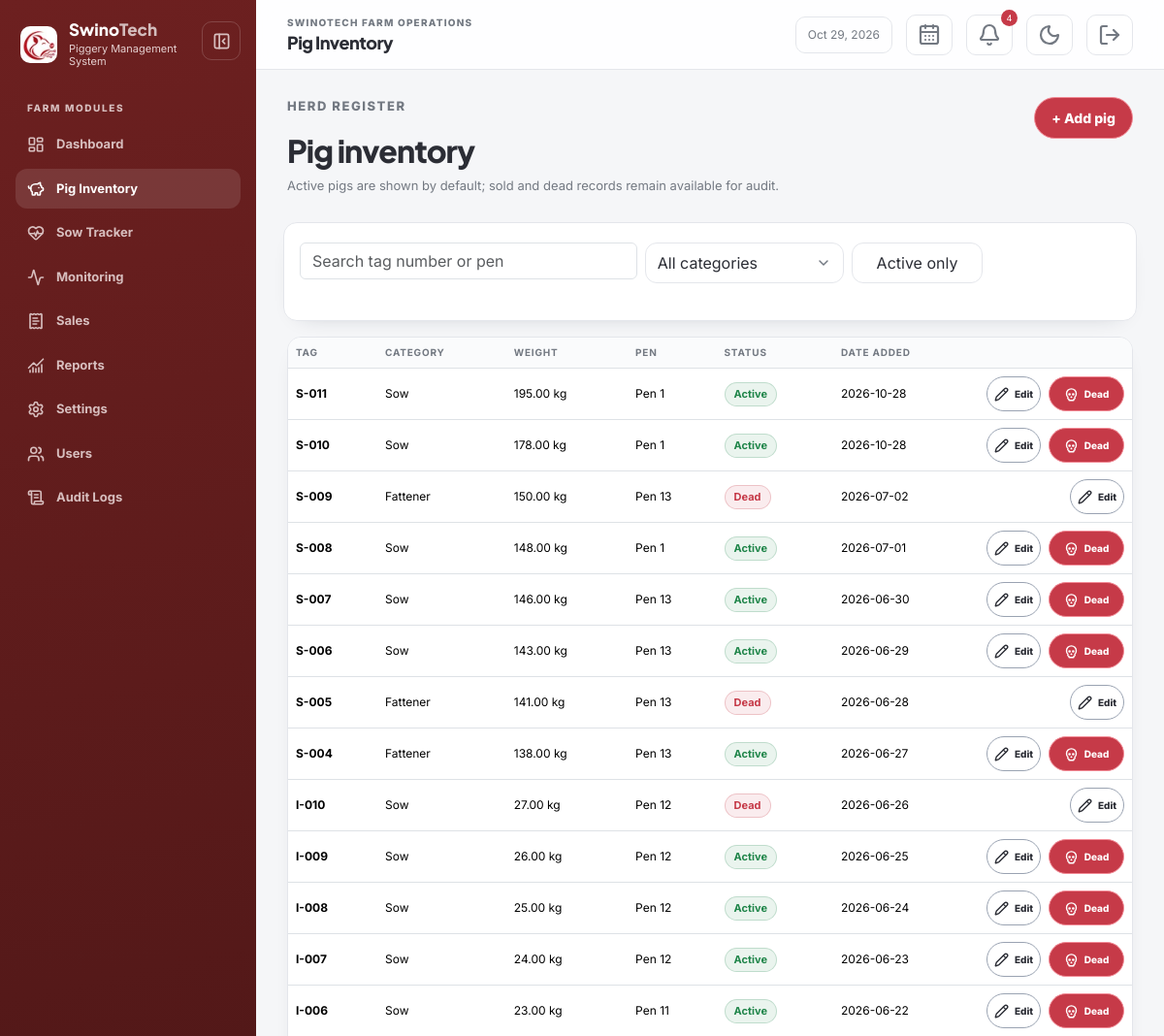
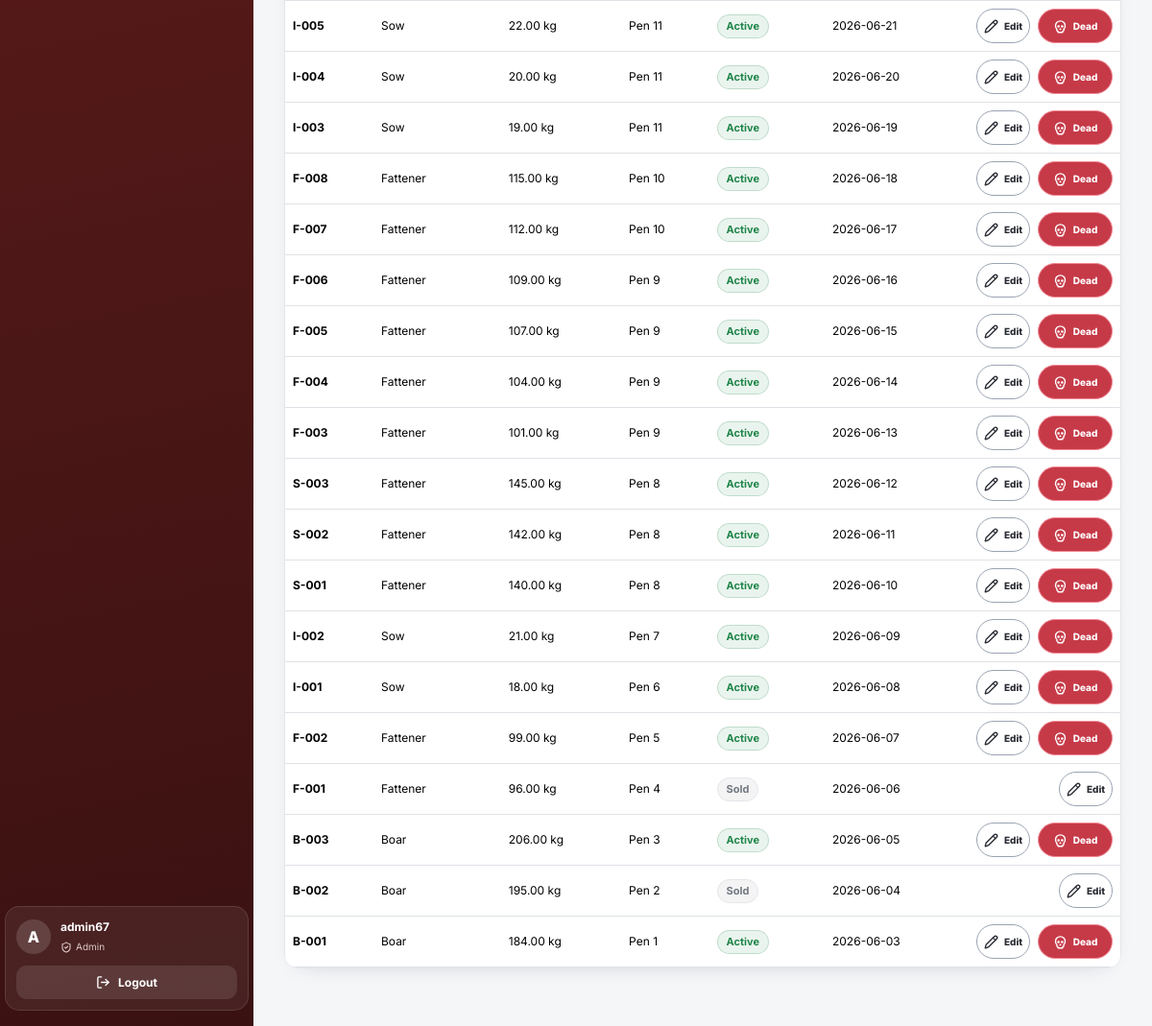
Page /pigs/index.php?all=1 (signed in) on the committed database (2 pictures, top to bottom).
### tables this page shows
CREATE TABLE `pigs` (
  `pig_id` int UNSIGNED NOT NULL,
  `tag_number` varchar(50) NOT NULL,
  `category` enum('boar','fattener','sow') NOT NULL,
  `weight` decimal(10,2) NOT NULL,
  `pen_number` varchar(50) DEFAULT NULL,
  `status` enum('active','sold','dead') NOT NULL DEFAULT 'active',
  `date_added` date NOT NULL DEFAULT (curdate())
);

### includes/auth.php (called while the page is built, shortened)
<?php
function e(mixed $value): string
{
    return htmlspecialchars((string) $value, ENT_QUOTES, 'UTF-8');
}

### pigs/_results.php (the view)
<?php require_once __DIR__ . '/../includes/auth.php'; require_login(); ?>
<div class="table-shell" id="pig-results" aria-busy="false"><div class="table-responsive"><table class="table table-hover"><thead><tr><th>Tag</th><th>Category</th><th>Weight</th><th>Pen</th><th>Status</th><th>Date added</th><th></th></tr></thead><tbody><?php foreach ($pigs as $pig): ?><tr><td class="fw-bold"><?= e($pig['tag_number']) ?></td><td><?= e(ucfirst($pig['category'])) ?></td><td><?= e($pig['weight']) ?> kg</td><td><?= e($pig['pen_number'] ?: '—') ?></td><td><span class="chip chip-<?= $pig['status'] === 'active' ? 'success' : ($pig['status'] === 'dead' ? 'danger' : 'neutral') ?>"><?= e(ucfirst($pig['status'])) ?></span></td><td><?= e($pig['date_added']) ?></td><td class="text-end"><div class="table-actions pig-table-actions"><a class="btn btn-outline-secondary action-edit" href="edit.php?id=<?= (int) $pig['pig_id'] ?>"><i data-lucide="pencil" aria-hidden="true"></i><span>Edit</span></a><?php if ($pig['status'] === 'active'): ?><form method="post" action="delete.php"><input type="hidden" name="csrf_token" value="<?= e(csrf_token()) ?>"><input type="hidden" name="pig_id" value="<?= (int) $pig['pig_id'] ?>"><button class="btn btn-danger action-dead" data-confirm-dialog="Mark this pig as dead?"><i data-lucide="skull" aria-hidden="true"></i><span>Dead</span></button></form><?php endif; ?></div></td></tr><?php endforeach; ?><?php if (!$pigs): ?><tr><td colspan="7" class="text-center text-muted py-5">No pigs match these filters.</td></tr><?php endif; ?></tbody></table></div></div>

### assets/css/style.css (style rules this page uses)
:root { color-scheme: light; --background: #f5f6f8; --surface: #fff; --surface-raised: #fff; --ink: #2b2d35; --muted: #737982; --border: #e4e6eb; --input-bg: #fff; --table-head: #fafbfc; --table-stripe: #f8f9fb; --chart-grid: #e9ebef; --shadow: #17203355; --brand: #b93030; --brand-dark: #702020; --panel: #6d2020; --panel-deep: #3a1111; --olive: #657b3b; --clay: #ad7147; --success: #21864b; --warning: #c57d08; --danger: #c63a48; --ease-out: cubic-bezier(.22, 1, .36, 1); --motion-fast: 160ms; --motion-base: 240ms; }
* { box-sizing: border-box; }
body { margin: 0; background: var(--background); color: var(--ink); font-family: Inter, system-ui, sans-serif; }
.card,.table-shell,.filter-bar { border: 1px solid var(--border); border-radius: 14px; background: var(--surface); box-shadow: 0 8px 24px -18px var(--shadow); transition: transform var(--motion-base) var(--ease-out), box-shadow var(--motion-base) ease, border-color var(--motion-base) ease; }
.table-shell { overflow: hidden; }
.table-shell table { margin: 0; }
.table-shell th { background: var(--table-head); color: var(--muted); font-size: 10px; letter-spacing: .08em; text-transform: uppercase; }
.table-shell td { vertical-align: middle; font-size: 12px; }
.chip { display: inline-flex; align-items: center; border: 1px solid transparent; border-radius: 999px; padding: 3px 9px; font-size: 11px; font-weight: 700; }
.chip-success { color: var(--success); background: #21864b18; border-color: #21864b36; }
.chip-danger { color: var(--danger); background: #c63a4818; border-color: #c63a483d; }
.chip-neutral { color: var(--muted); background: #73798214; border-color: var(--border); }
.btn, button, input, select, textarea { transition: transform var(--motion-fast) var(--ease-out), box-shadow var(--motion-fast) ease, border-color var(--motion-fast) ease; }
.js .reveal { opacity: 0; transform: translateY(10px); animation: reveal-in 520ms var(--ease-out) forwards; animation-delay: var(--reveal-delay, 0ms); }
svg { vertical-align: middle; stroke-width: 2.2; }
body, .app-sidebar, .app-main, .topbar, .content, .card, .table-shell, .filter-bar, .login-form-wrap, .login-card, .icon-button, .form-control, .form-select, .input-group-text, .table, .table > :not(caption) > * > *, .dropdown-menu, .offcanvas, .confirmation-dialog, .confirmation-dialog-card { transition: background-color var(--motion-base) ease, color var(--motion-base) ease, border-color var(--motion-base) ease, box-shadow var(--motion-base) ease, transform var(--motion-base) var(--ease-out), width 260ms var(--ease-out), margin-left 260ms var(--ease-out); }
.content .btn { border-radius: 999px; padding: 6px 12px; font-size: 12px; }
.content .btn-danger { color: #fff; background: #b9303038; border-color: #ffb0b066; }
.content .btn-outline-secondary, .content .btn-outline-success, .content .btn-light { color: var(--ink); background: #ffffff12; border-color: var(--border); }
.content .action-edit { color: var(--ink); background: #ffffff18; border-color: #9aa3b2; }
.content .action-edit { min-width: 56px; text-align: center; }
.table-actions { display: inline-flex; align-items: center; justify-content: flex-start; gap: 5px; width: 120px; min-height: 31px; }
.pig-table-actions { width: auto; gap: 8px; }
.pig-table-actions .btn { display: inline-flex; align-items: center; justify-content: center; gap: 6px; min-height: 36px; padding: 8px 12px; font-size: 12px; font-weight: 800; }
.pig-table-actions .btn svg { width: 15px; height: 15px; }
.pig-table-actions .action-edit { width: 78px; }
.pig-table-actions .action-dead { width: 78px; }
.table-actions form { display: inline-flex; margin: 0; }
.table-actions .btn { padding: 4px 6px; font-size: 10px; }
.table-actions .action-edit { width: 52px; }
.table-shell td:last-child { width: 1%; white-space: nowrap; }
.content .action-dead { color: #fff; background: #c63a48; border-color: #f28a95; }
.table-shell { transition: opacity 180ms ease, transform 240ms var(--ease-out), box-shadow var(--motion-base) ease, border-color var(--motion-base) ease; }

### rows in the picture
pigs: tag_number "S-011", category "Sow", weight "195.00", pen_number "Pen 1", status "Active", date_added "2026-10-28"
pigs: tag_number "S-010", category "Sow", weight "178.00", pen_number "Pen 1", status "Active", date_added "2026-10-28"
pigs: tag_number "S-009", category "Fattener", weight "150.00", pen_number "Pen 13", status "Dead", date_added "2026-07-02"
pigs: tag_number "S-008", category "Sow", weight "148.00", pen_number "Pen 1", status "Active", date_added "2026-07-01"
pigs: tag_number "S-007", category "Sow", weight "146.00", pen_number "Pen 13", status "Active", date_added "2026-06-30"
pigs: tag_number "S-006", category "Sow", weight "143.00", pen_number "Pen 13", status "Active", date_added "2026-06-29"
pigs: tag_number "S-005", category "Fattener", weight "141.00", pen_number "Pen 13", status "Dead", date_added "2026-06-28"
pigs: tag_number "S-004", category "Fattener", weight "138.00", pen_number "Pen 13", status "Active", date_added "2026-06-27"
pigs: tag_number "I-010", category "Sow", weight "27.00", pen_number "Pen 12", status "Dead", date_added "2026-06-26"
pigs: tag_number "I-009", category "Sow", weight "26.00", pen_number "Pen 12", status "Active", date_added "2026-06-25"
pigs: tag_number "I-008", category "Sow", weight "25.00", pen_number "Pen 12", status "Active", date_added "2026-06-24"
pigs: tag_number "I-007", category "Sow", weight "24.00", pen_number "Pen 12", status "Active", date_added "2026-06-23"
pigs: tag_number "I-006", category "Sow", weight "23.00", pen_number "Pen 11", status "Active", date_added "2026-06-22"
pigs: tag_number "I-005", category "Sow", weight "22.00", pen_number "Pen 11", status "Active", date_added "2026-06-21"
pigs: tag_number "I-004", category "Sow", weight "20.00", pen_number "Pen 11", status "Active", date_added "2026-06-20"
pigs: tag_number "I-003", category "Sow", weight "19.00", pen_number "Pen 11", status "Active", date_added "2026-06-19"
pigs: tag_number "F-008", category "Fattener", weight "115.00", pen_number "Pen 10", status "Active", date_added "2026-06-18"
pigs: tag_number "F-007", category "Fattener", weight "112.00", pen_number "Pen 10", status "Active", date_added "2026-06-17"
pigs: tag_number "F-006", category "Fattener", weight "109.00", pen_number "Pen 9", status "Active", date_added "2026-06-16"
pigs: tag_number "F-005", category "Fattener", weight "107.00", pen_number "Pen 9", status "Active", date_added "2026-06-15"
pigs: tag_number "F-004", category "Fattener", weight "104.00", pen_number "Pen 9", status "Active", date_added "2026-06-14"
pigs: tag_number "F-003", category "Fattener", weight "101.00", pen_number "Pen 9", status "Active", date_added "2026-06-13"
pigs: tag_number "S-003", category "Fattener", weight "145.00", pen_number "Pen 8", status "Active", date_added "2026-06-12"
pigs: tag_number "S-002", category "Fattener", weight "142.00", pen_number "Pen 8", status "Active", date_added "2026-06-11"
pigs: tag_number "S-001", category "Fattener", weight "140.00", pen_number "Pen 8", status "Active", date_added "2026-06-10"
pigs: tag_number "I-002", category "Sow", weight "21.00", pen_number "Pen 7", status "Active", date_added "2026-06-09"
pigs: tag_number "I-001", category "Sow", weight "18.00", pen_number "Pen 6", status "Active", date_added "2026-06-08"
pigs: tag_number "F-002", category "Fattener", weight "99.00", pen_number "Pen 5", status "Active", date_added "2026-06-07"
pigs: tag_number "F-001", category "Fattener", weight "96.00", pen_number "Pen 4", status "Sold", date_added "2026-06-06"
pigs: tag_number "B-003", category "Boar", weight "206.00", pen_number "Pen 3", status "Active", date_added "2026-06-05"
pigs: tag_number "B-002", category "Boar", weight "195.00", pen_number "Pen 2", status "Sold", date_added "2026-06-04"
pigs: tag_number "B-001", category "Boar", weight "184.00", pen_number "Pen 1", status "Active", date_added "2026-06-03"

### other values in the picture
$item['label'] "Dashboard"
$item['label'] "Pig Inventory"
$item['label'] "Sow Tracker"
$item['label'] "Monitoring"
$item['label'] "Sales"
$item['label'] "Reports"
substr($_SESSION['username'] ?? 'U', 0, 1) "A"
$_SESSION['username'] "admin67"
$role "Admin"
$pageTitle "Pig Inventory"
count($headerAlerts) "4"
$category !== '' ? ucfirst($category) : 'All categories' "All categories"
